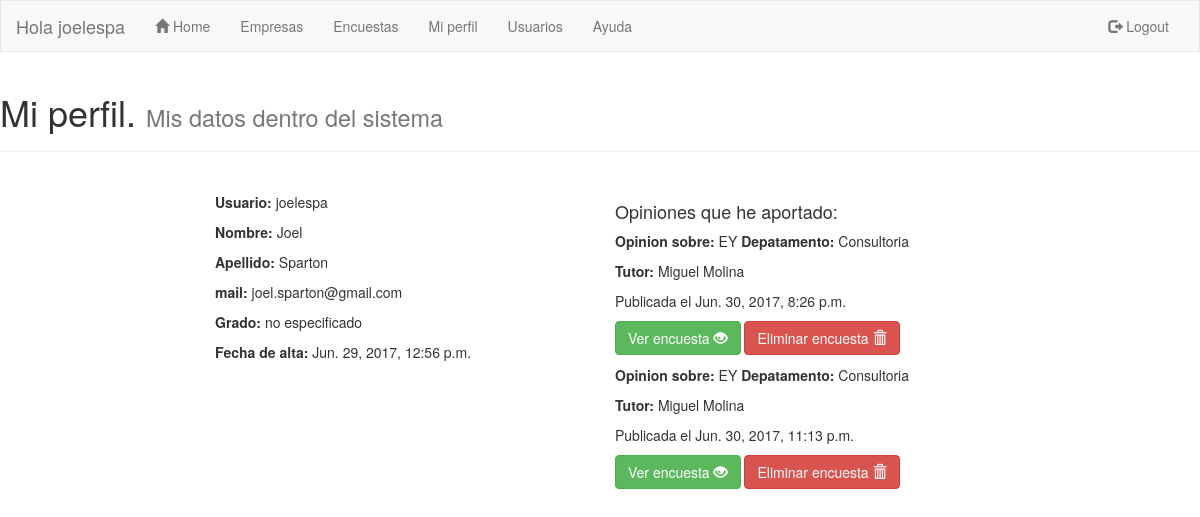
The app's page /usuarios/miperfil/ (signed in) with its own data.
### sopa/models.py (models this page shows)
class usuarios (AbstractUser):
    id_grado = models.IntegerField(null=True,blank=True,default='0')

class encuestas (models.Model):
    user = models.TextField(max_length=20,null=True,blank=True,default='')
    nombre_empresa = models.TextField(max_length=30,null=True,blank=True,default='')
    tutor = models.TextField(max_length=20,null=True,blank=True,default='')
    departamento = models.TextField(max_length=20,null=True,blank=True,default='')
    id_encuesta = models.IntegerField(null=True,blank=True,default='0')
    created_date = models.DateTimeField(default=timezone.now)
    pf1 = models.TextField(max_length=20,null=True,blank=True,default='')
    pf11 = models.TextField(max_length=20,null=True,blank=True,default='')
    pf2 = models.TextField(max_length=20,null=True,blank=True,default='')
    pf22 = models.TextField(max_length=20,null=True,blank=True,default='')
    pb1 = models.TextField(max_length=20,null=True,blank=True,default='')
    pb2 = models.TextField(max_length=20,null=True,blank=True,default='')
    pb3 = models.TextField(max_length=20,null=True,blank=True,default='')
    pb4 = models.TextField(max_length=20,null=True,blank=True,default='')
    ps1 = models.TextField(max_length=20,null=True,blank=True,default='')
    ps2 = models.TextField(max_length=20,null=True,blank=True,default='')
    ps3 = models.TextField(max_length=20,null=True,blank=True,default='')
    ps4 = models.TextField(max_length=20,null=True,blank=True,default='')
    ps5 = models.TextField(max_length=20,null=True,blank=True,default='')
    ps6 = models.TextField(max_length=20,null=True,blank=True,default='')
    ps7 = models.TextField(max_length=20,null=True,blank=True,default='')
    pa1 = models.TextField(max_length=20,null=True,blank=True,default='')
    pa2 = models.TextField(max_length=20,null=True,blank=True,default='')
    nota = models.IntegerField(null=True,blank=True,default='0')

### sopa/views.py (the view)
# urls.py: url(r'^usuarios/miperfil/$', views.miperfil, name='mi_perfil'),
@login_required
def miperfil(request):
    usuario = get_object_or_404(usuarios, username = request.user)
    try:
        grado = grados.objects.get(id_grado=usuario.id_grado)
    except ObjectDoesNotExist:
        grado = "no especificado"
    op = encuestas.objects.filter(user = usuario.username).order_by('created_date')
    if op:
        aux=""
        opiniones = op
    else:
        aux="No he añadido opiniones"
        opiniones = ""
    return render(request, 'sopa/perfil_usuario.html', {'titulo': 'SOPA Mi perfil' ,'usuario' : usuario, 'grado' : grado, 'opinion' : opiniones, 'aux' : aux})

### sopa/templates/sopa/perfil_usuario.html (shortened to what this page needs)
{% extends "sopa/index.html" %}
{% block content %}
<div class="page-header">
  <h1>Mi perfil. <small>Mis datos dentro del sistema</small></h1>
</div>
<br>
<div class ="col-md-4 col-md-offset-2">
<p><b> Usuario:</b> {{usuario.username}} </p>
<p><b> Nombre:</b> {{usuario.first_name}} </p>
<p><b> Apellido:</b> {{usuario.last_name}} </p>
<p><b> mail:</b> {{usuario.email}} </p>
<p><b> Grado:</b> {{grado}}{{grado.nombre_grado}} </p>
<p><b> Fecha de alta:</b> {{usuario.date_joined}}</p>
</div>
<div class ="col-md-4" >
  <h4> Opiniones que he aportado: </h4>
  {%for op in opinion%}
  <p><b>Opinion sobre:</b> {{op.nombre_empresa}} <b>Depatamento:</b> {{op.departamento}}</p>
  <p><b> Tutor:</b> {{op.tutor}}</p>
  <p>Publicada el {{op.created_date}}</p>
  <p><a href='/encuesta/detalle/{{op.pk}}' class="btn btn-success" role="button"> Ver encuesta
      <span class="glyphicon glyphicon-eye-open" aria-hidden="true"></span></a>
    <a href='/encuesta/eliminar/{{op.pk}}' class="btn btn-danger" role="button"> Eliminar encuesta
      <span class="glyphicon glyphicon-trash" aria-hidden="true"></span></a></p>
  {% endfor %}
</div>
{% endblock content %}

### sopa/templates/sopa/index.html (shortened to what this page needs)
{% load staticfiles %}
<!DOCTYPE html>
<html lang="en">
<head>
  <link rel="stylesheet" href="https://maxcdn.bootstrapcdn.com/bootstrap/3.3.7/css/bootstrap.min.css">
  <link rel="stylesheet" href="{% static 'css/sopa.css' %}">
  <link href="//maxcdn.bootstrapcdn.com/font-awesome/4.1.0/css/font-awesome.min.css" rel="stylesheet">
</head>
<body>
  <nav class="navbar navbar-default">
    <div class="container-fluid">
      <div class="navbar-header">
        <a class="navbar-brand" >Hola {{ user.username }}</a>
      </div>
      <div class="collapse navbar-collapse" id="myNavbar">
        <ul class="nav navbar-nav">
          <li><a href="/"><span class="glyphicon glyphicon-home" aria-hidden="true"></span> Home</a></li>
          <li><a title="Empresas" href="/empresas">Empresas</a></li>
          <li><a title="Encuestas" href="/encuesta">Encuestas</a></li>
          <li><a title="Mi perfil" href="/usuarios/miperfil">Mi perfil</a></li>
          <li><a title="Usuarios" href="/usuarios">Usuarios</a></li>
          <li><a title="Ayuda" href="/ayuda">Ayuda</a></li>
        </ul>
        <ul class="nav navbar-nav navbar-right">
          {% if user.is_authenticated %}
          <li><a href="/logout"><span class="glyphicon glyphicon-log-out"></span> Logout</a></li>
          {% else %}
          <li><a href="/login"><span class="glyphicon glyphicon-log-in"></span> Sing In</a></li>
          {% endif %}
        </ul>
      </div>
  </div>
</nav>
<body>
{% block content %}
{% endblock content %}
</body>

### sopa/static/css/sopa.css (style rules this page uses)
.navbar { margin-bottom: 0; border-radius: 0; }

### records on screen
usuarios: username "joelespa", first_name "Joel", last_name "Sparton", email "joel.sparton@gmail.com", date_joined "Jun. 29, 2017, 12:56 p.m."
encuestas: nombre_empresa "EY", departamento "Consultoria", tutor "Miguel Molina", created_date "Jun. 30, 2017, 8:26 p.m."
encuestas: nombre_empresa "EY", departamento "Consultoria", tutor "Miguel Molina", created_date "Jun. 30, 2017, 11:13 p.m."

### other values on screen
{{ grado }} "no especificado"
